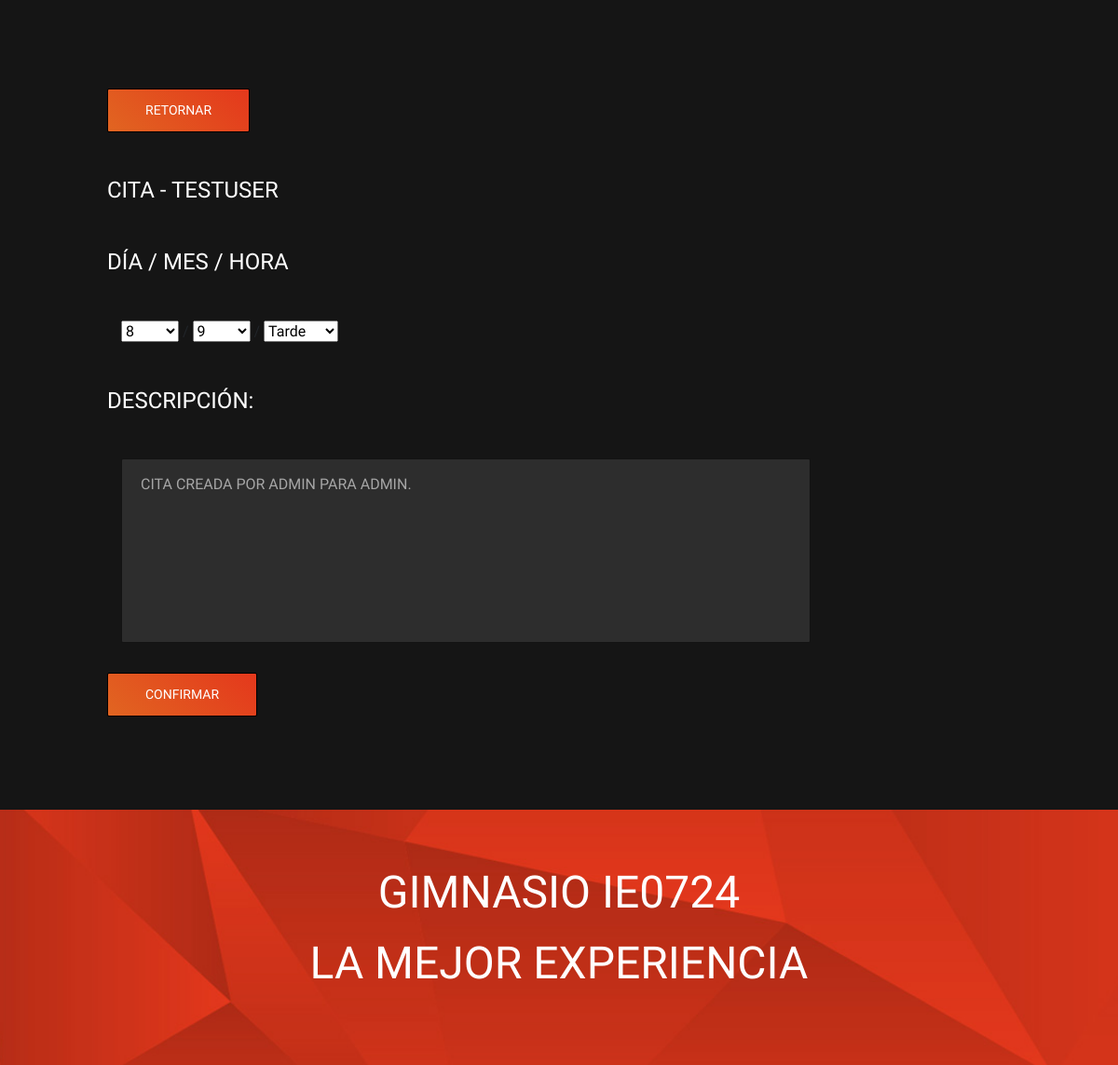
The app's page /appointment-update/13 (signed in) with its own data.
### appointments/models.py (models this page shows, shortened)
class Appointments(models.Model):
    user = models.ForeignKey(User, on_delete = models.CASCADE, null = True, blank = True)
    day = models.PositiveIntegerField(choices=[(i, i) for i in range(1, 32)], blank=True)
    month = models.PositiveIntegerField(choices=[(i, i) for i in range(1, 13)], blank=True)
    hour = models.CharField(max_length=1, choices=HOURS)
    description = models.TextField(null=True, blank=True)
    complete = models.BooleanField(default=False)
    create = models.DateTimeField(auto_now_add=True) # Cuando se crea, lo guarda
    class Meta:
        ordering = ['-month'] # Ordenar por mes

### appointments/views.py (the view)
# urls.py: path('appointment-update/<int:pk>', AppointmentsUpdate.as_view(), name = "appointment-update"), #Vamos a hacer el update de un task especifico
class AppointmentsUpdate(LoginRequiredMixin, UpdateView):
    model = Appointments
    fields = ['day', 'month', 'hour', 'description']
    success_url = reverse_lazy('appointments')

### appointments/templates/appointments/appointments_form.html (shortened to what this page needs)
{% load static %}
<!DOCTYPE html>
<html lang="zxx">
<head>
    <link rel="stylesheet" href={% static 'appointments/css/bootstrap.min.css' %} type="text/css">
    <link rel="stylesheet" href={% static 'appointments/css/font-awesome.min.css' %} type="text/css">
    <link rel="stylesheet" href={% static 'appointments/css/elegant-icons.css' %} type="text/css">
    <link rel="stylesheet" href={% static 'appointments/css/nice-select.css' %} type="text/css">
    <link rel="stylesheet" href={% static 'appointments/css/owl.carousel.min.css' %} type="text/css">
    <link rel="stylesheet" href={% static 'appointments/css/magnific-popup.css' %} type="text/css">
    <link rel="stylesheet" href={% static 'appointments/css/slicknav.min.css' %} type="text/css">
    <link rel="stylesheet" href={% static 'appointments/css/style.css' %} type="text/css">
</head>
<body>
    <section class="login contact-form">
        <section class="contact-section spad">
            <div class="container">
                <div class="row">
                    <div class="col-lg-8 offset-lg-1">
                        <div class="contact-form">
                            <form method="RETURN" action="{% url 'appointments' %}">
                                <div class="row">
                                    <div class="col-lg-12">
                                        <button type="submit" class="c-btn">  Retornar</button>
                                    </div>
                                </div>
                            </form>
                            <h4>Cita  - {{request.user}}</h4>
                            <form method="POST" action="">
                                {%if request.user.is_staff%}
                                    {%csrf_token %}
                                    <h4>
                                        Usuario
                                    </h4>
                                    <div class="col-lg-6">
                                        {{form.user}}
                                    </div>
                                    <h4></h4>
                                    <h4>
                                        Día / Mes / Hora
                                    </h4>
                                    <div class="col-lg-6">
                                        {{form.day}} / {{form.month}} / {{form.hour}}
                                    </div>
                                    <h4></h4>
                                    <h4>
                                        Descripción:
                                    </h4>
                                    <div class="col-lg-12">
                                        {{form.description}}
                                    </div>
                                {% else %}
                                    <h4>
                                        Día / Mes / Hora
                                    </h4>
                                    <div class="col-lg-6">
                                        {{form.day}} / {{form.month}} / {{form.hour}}
                                    </div>
                                    <h4>
                                        Descripción:
                                    </h4>
                                    <div class="col-lg-12">
                                        {{form.description}}
                                    </div>
                                {% endif %}
                                <div class="row">
                                    <div class="col-lg-12">
                                        <button type="submit" class="c-btn">Confirmar</button>
                                    </div>
                                </div>
                            </form>
                        </div>
                    </div>
                </div>
            </div>
        </section>
    </section>
    <section class="classes-section">
        <div class="class-title set-bg" data-setbg={% static 'appointments/img/classes-title-bg.jpg' %}>
            <div class="container">
                <div class="row">
                    <div class="col-lg-7 m-auto text-center">
                        <div class="section-title pl-lg-4 pr-lg-4 pl-0 pr-0">
                            <h2>Gimnasio IE0724</h2>
                            <h2>LA MEJOR EXPERIENCIA</h2>
                        </div>
                    </div>
                </div>
            </div>
        </div>
    </section>
</body>
</html>

### static/appointments/css/style.css (style rules this page uses)
html, body { height: 100%; font-family: "Nunito Sans", sans-serif; -webkit-font-smoothing: antialiased; font-smoothing: antialiased; }
h1, h2, h3, h4, h5, h6 { margin: 0; color: #111111; font-weight: 400; font-family: "Oswald", sans-serif; }
h2 { font-size: 36px; }
h4 { font-size: 24px; }
.section-title h2 { color: #ffffff; font-size: 48px; font-weight: 600; margin-bottom: 18px; text-transform: uppercase; }
.set-bg { background-repeat: no-repeat; background-size: cover; background-position: top center; }
.spad { padding-top: 100px; padding-bottom: 100px; }
.classes-section { background: #151515; }
.class-title { padding-top: 60px; padding-bottom: 62px; }
.class-title .section-title h2 { font-weight: 500; }
.contact-section { background: #151515; padding-top: 95px; }
.contact-form h4 { color: #ffffff; text-transform: uppercase; font-weight: 500; margin-bottom: 48px; }
.contact-form form textarea { width: 100%; height: 198px; border-radius: 2px; background: #2d2d2d; border: none; padding-left: 20px; padding-top: 15px; font-size: 16px; color: #a6a6a6; -webkit-transition: all 0.3s; -webkit-transition: 0.3s; -o-transition: 0.3s; transition: 0.3s; resize: none; margin-bottom: 25px; border: 1px solid #131313; }
.contact-form form textarea::placeholder { font-weight: 600; }
.contact-form form .c-btn { font-size: 14px; color: #ffffff; font-weight: 500; text-transform: uppercase; background: -o-linear-gradient(45deg, #e16521, #e4381C); background: linear-gradient(45deg, #e16521, #e4381C); padding: 12px 40px; border: none; font-family: "Oswald", sans-serif; border: 1px solid #000000; border-radius: 2px; }
@media only screen and (min-width: 1200px) { .container { max-width: 1200px; } }

### records on screen
Appointments: day "8", month "9", hour "Tarde", description "CITA CREADA POR ADMIN PARA ADMIN."

### other values on screen
{{ request.user }} "TESTUSER"
